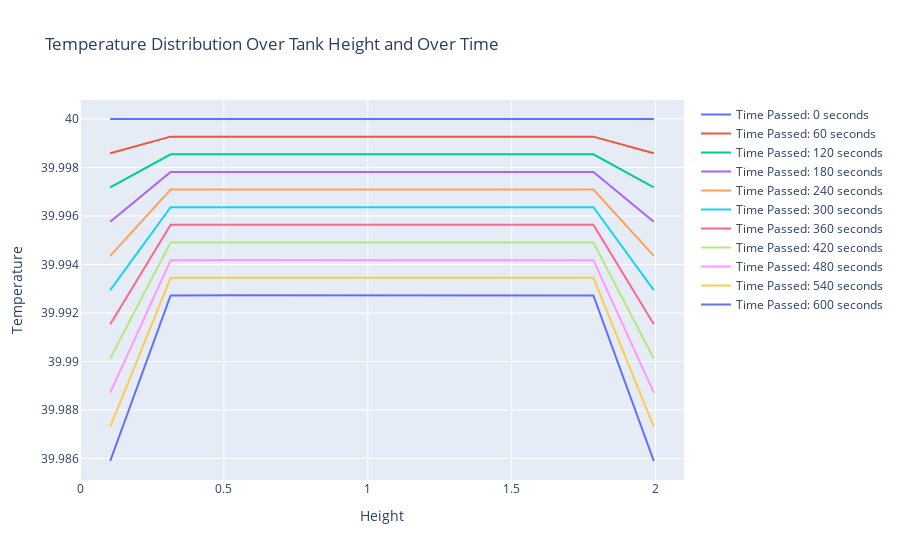
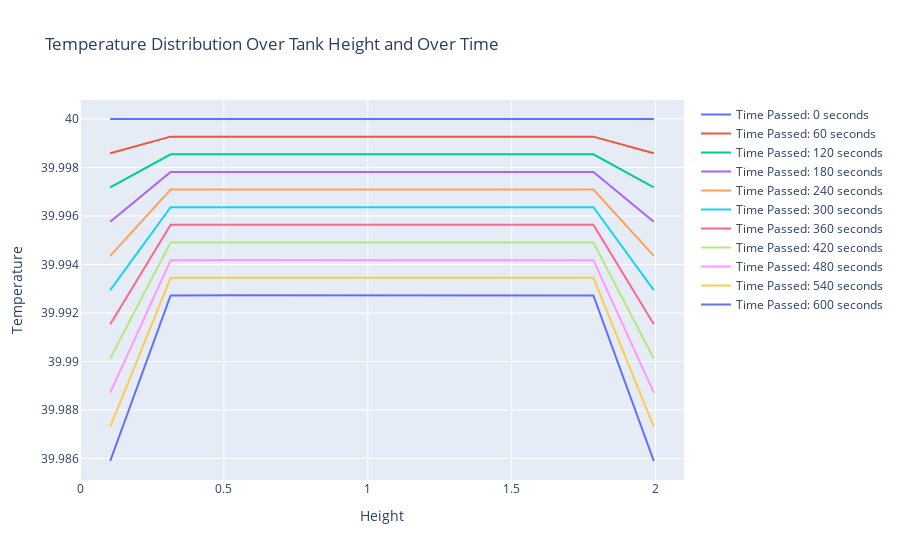

Source (notebook cell) for these figures, in order:
### Code cell
import numpy as np
import matplotlib.pyplot as plt
import plotly.graph_objects as go
import plotly.express as px

############### Definitons for the model
class HeatDistributionVector_model2:
    def __init__(self, alpha, beta_i, beta_bottom, beta_top, lambda_i, phi_i, z, T_a, T_initial, dt, Qdot, mdot, Tm):
        self.alpha = alpha                           # heat diffusivity
        self.beta_i = beta_i                         # heat loss coefficient to the ambient in the inner layers
        self.beta_bottom = beta_bottom               # heat loss coefficient to the ambient at the bottom layer (i=0)
        self.beta_top = beta_top                     # heat loss coefficient to the ambient at the top layer (i=-1)
        self.lambda_i = lambda_i                     # coefficient of the input heat
        self.phi_i = phi_i                           # coefficient of the input flow/stream
        
        self.z = z                                   # height of the tank
        self.num_layers = len(T_initial)             # number of layers (steps in space)
        self.dt = dt                                 # step size in time (time step)

        self.T_initial = np.array(T_initial)         # initial state of the temperatures along the tank [list] !!! Same lenght as num_layers
        self.T_a = T_a                               # ambient temperature outside of the tank
        self.Qdot= Qdot                              # vector conaining the Q_i of each layer
        self.mdot = mdot                             # vector conaining the streams flowing into /out of the tank mdot_i of each layer
        self.Tm = Tm                                 # vector containing the temperatures of the streams flowing in/out of the tank (each mdot_i has a Tm_i)

        
        self.dz = z / self.num_layers                # step size in space (delta z, height of a layer) is total height/number of layers, num_layers = how big the initial temperature vector is
        # Create a 
        self.heights = [i * self.dz + self.dz/2 for i in range(len(T_initial))]     # list representing the height of the tank for plotting the temperatures in the middle of each layer
  


 # definition of the solver for the temperature vector in the next time step       
    def vector_solve(self, num_steps):
        T_old = np.copy(self.T_initial)
        results = [T_old.copy()]                    # Store initial temperature array

        for _ in range(num_steps):

            T_new = np.copy(T_old)

            T_old_next = np.roll(T_old, -1)         # roll every i by -1 so that the "next" i is selected
            T_old_prev = np.roll(T_old, 1)          # roll every i by 1 so that the "previous" i is selected
            
            # Apply heat transfer equation for model 0
            T_new = (T_old
                      + (((self.alpha) * (T_old_next - (2*T_old) + T_old_prev) / (self.dz**2))  # diffusion between layers
                      + (self.beta_i * (self.T_a - T_old))                                      # losses to the ambient
                      + ((self.lambda_i/self.dz) * self.Qdot)                                   # indirect heat input (heat exchanger)
                      + ((self.phi_i/self.dz) * self.mdot * (self.Tm - T_old))                  # direct heat input (stream)
                      )* self.dt)
            
            # Boundary conditions
            T_new[0] = (T_old[0]
                         + (((self.alpha) * (T_old[1] - (2*T_old[0]) + T_old[0]) / (self.dz**2))
                         + ((self.beta_i + self.beta_bottom) * (self.T_a - T_old[0]))
                         + ((self.lambda_i/self.dz) * self.Qdot[0])
                         + ((self.phi_i/self.dz) * self.mdot[0] * (self.Tm[0] - T_old[0]))  
                         )* self.dt)        # heat loss through sides of the tank (beta_i) and through the floor (beta_bottom)
            
            T_new[-1] = (T_old[-1]
                          + (((self.alpha) * (T_old[-1] - (2*T_old[-1]) + T_old[-2]) / (self.dz**2))
                          + ((self.beta_i + self.beta_top)* (self.T_a - T_old[-1])) 
                          + ((self.lambda_i/self.dz) * self.Qdot[-1])
                          + ((self.phi_i/self.dz) * self.mdot[-1] * (self.Tm[-1] - T_old[-1]))
                          )* self.dt)       # heat loss through sides of the tank (beta_i) and through ceiling (beta_top)

            T_old = np.copy(T_new) # return the new temperature as old temperature for the next iteration

            results.append(T_old.copy())            # Store the updated temperature array fo later plot

        return T_old, results
     
 # check the stability of the model with the selected dt
    def stability_check(self):
        # check if the time step dt is small enough with CFL condition: dt <= (dz^2) / (2 * alpha)
        cfl_dt_max = (self.dz ** 2) / (2 * self.alpha)
        if self.dt > cfl_dt_max:
            print(f"Warning: Time step size dt {self.dt} exceeds CFL stability limit ({cfl_dt_max}).")
            sc = 1
        else:
            sc = 0
        return sc
    

# Plot the layer temperatures over the height for different times
def plot_results_height(results, heights):
    # Create traces for each time step
    traces = []
    for i, temp_array in enumerate(results):            # results in [time x layers] -> enumerate gives all values of one row for one index (column) -> all layers (row) at one time
        time_passed = dt * i                            # Calculate the time passed
        trace = go.Scatter(
            x=heights,                                      # X axis is the height of each layer
            y=temp_array,                               # Y axis is the temperatures in each layer
            mode='lines',
            name=f'Time Passed: {time_passed} seconds'   # Use calculated time in legend
        )
        traces.append(trace)

    # Create the plot layout
    layout = go.Layout(
        title='Temperature Distribution Over Tank Height and Over Time',
        xaxis=dict(title='Height', range=[0, z]),
        yaxis=dict(title='Temperature'),
    )

    # Create the figure and plot it
    fig = go.Figure(data=traces, layout=layout)
    fig.show()

# Plot the layer temperatures over time
def plot_results_time(results, heights, z):
    # Create traces for each layer
    traces = []
    for i, temp_array in enumerate(np.array(results).T):  # Transpose the results array to iterate over layers -> [layers x time] -> row is the temperature over time of one sensor
        time_passed = dt * i                            # Calculate the time passed
        trace = go.Scatter(
            x=np.arange(len(temp_array)),                 # X axis is the timeline (Time steps)
            y=temp_array,                                 # Y axis is the temperature of all layers in each time step    
            mode='lines',
            name=f'Layer {i}'                               # Layer number
        )
        traces.append(trace)

    # Create the plot layout
    layout = go.Layout(
        title='Temperature of Each Layer Over Time',
        xaxis=dict(title='Time Step'),
        yaxis=dict(title='Temperature'),
    )

    # Create the figure and plot it
    fig = go.Figure(data=traces, layout=layout)
    fig.show()



############### 
            
# initial temperature in the tank for each layer
# lenght of the selected T_zero defines the number of layers    
T_1 = np.array([10, 10, 10, 10, 10, 90, 90, 90, 90, 90]) 
T_2 = np.array([10, 20, 30, 60, 50, 90, 30, 0, 15, 20])
T_3 = [100, 80, 50, 60, 20, 50, 10, 20, 50, 80]
T_4 = np.array([100, 90, 80 ,70, 60, 50, 40, 30, 20, 10])
T_5 = [100, 10, 80 ,200, 60, 70, -10, 30, -10, 10]
T_6 = np.array([100, 100, 100, 100, 100, 100, 100, 100, 100, 100]) 
T_7 = np.array([65, 65, 65, 65, 65, 65, 65, 65, 65, 65]) # standard initial temperature
T_8 = np.full(10, 40)

T_a = 20                            # ambient temperature

# tank description
T_zero = T_8                        # initial temperature vector
z = 2.099                               # height of the tank [m]
dz = z / len(T_zero)                # height of the section (layer)
d = 0.79                             # diameter of the cross section [m]
P_i = np.pi * d                     # cross-sectional perimeter [m]
A_i = np.pi * (d/2)**2              # cross-sectional area [m²]


# material properties
alpha = 0.000000146                 # heat diffusivity of the fluid [m²/s]
rho = 998                           # density of the fluid [kg/m³]
cp =  4186                          # heat capacity of the fluid [J/kgK]
k_i = 0.5                           # thermal condunctance of the wall [W/m²K]

# indirect heat
lambda_i = (1/(A_i*rho*cp))         # coefficient of the input heat
Qdot0 = np.array([0, 0, 0, 0, 0, 0, 0, 0, 0, 0])
Qdot1 = np.array([0, 0, 0, 0, 0
                  
                  , 0, 0, 0, 0, 0])
Qdot = Qdot1

# direct heat
phi_i = (1/(A_i*rho))
mdot = np.array([0, 0, 0, 0, 0, 0, 0, 0, 0, 0])
Tm = np.full(10,70)


dt = 60                             # length of the time steps [s]
num_steps = 10                    # number of time steps to be made


# losses: Beta calculations
beta_i = (P_i*k_i)/(rho * cp * A_i) # coefficient of heat losses through the wall of the tank [1/s]
beta_top = (k_i/(rho * cp * dz))    # coefficient of heat losses through the ceiling of the tank [1/s]
beta_bottom = (k_i/(rho * cp * dz)) # coefficient of heat losses through the ground of the tank [1/s]

print("beta_i", beta_i)
print("beta_top", beta_top)
print("beta_bottom", beta_bottom)

qloss = 138.75
Uwert = (qloss)/((P_i*z + 2*A_i)*(65-20))
Uwert2 = (qloss)/((P_i*z + A_i)*(65-20))
print("U-wert", Uwert)
print("U-wert2", Uwert2)
print("defined k_i", k_i)

tank_vector = HeatDistributionVector_model2(alpha, beta_i, beta_bottom, beta_top, lambda_i, phi_i, z, T_a, T_zero, dt, Qdot, mdot, Tm)
stability = tank_vector.stability_check()

if (stability == 0):
    # Solve for the temperatures
    final_temperature, results = tank_vector.vector_solve(num_steps)
    # Plot the results
    plot_results_height(results, tank_vector.heights)
    #plot_results_time(results, tank_vector.heights, tank_vector.z)



tank_vector1 = HeatDistributionVector_model1(alpha, beta_i, beta_bottom, beta_top, z, T_a, T_zero, dt)
stability = tank_vector1.stability_check()

if (stability == 0):
    # Solve for the temperatures
    final_temperature, results = tank_vector1.vector_solve(num_steps)
    # Plot the results
    plot_results_height(results, tank_vector1.heights)
    #plot_results_time(results, tank_vector1.heights, tank_vector1.z)

### Figure 1 — Plotly figure (JSON) as saved in the notebook; plotly's stock layout.template omitted (floating-point values rounded to 4 significant figures)
{"data": [{"mode": "lines", "name": "Time Passed: 0 seconds", "type": "scatter", "x": [0.105, 0.3149, 0.5248, 0.7347, 0.9446, 1.154, 1.364, 1.574, 1.784, 1.994], "y": [40, 40, 40, 40, 40, 40, 40, 40, 40, 40]}, {"mode": "lines", "name": "Time Passed: 60 seconds", "type": "scatter", "x": [0.105, 0.3149, 0.5248, 0.7347, 0.9446, 1.154, 1.364, 1.574, 1.784, 1.994], "y": [40.0, 40.0, 40.0, 40.0, 40.0, 40.0, 40.0, 40.0, 40.0, 40.0]}, {"mode": "lines", "name": "Time Passed: 120 seconds", "type": "scatter", "x": [0.105, 0.3149, 0.5248, 0.7347, 0.9446, 1.154, 1.364, 1.574, 1.784, 1.994], "y": [40.0, 40.0, 40.0, 40.0, 40.0, 40.0, 40.0, 40.0, 40.0, 40.0]}, {"mode": "lines", "name": "Time Passed: 180 seconds", "type": "scatter", "x": [0.105, 0.3149, 0.5248, 0.7347, 0.9446, 1.154, 1.364, 1.574, 1.784, 1.994], "y": [40.0, 40.0, 40.0, 40.0, 40.0, 40.0, 40.0, 40.0, 40.0, 40.0]}, {"mode": "lines", "name": "Time Passed: 240 seconds", "type": "scatter", "x": [0.105, 0.3149, 0.5248, 0.7347, 0.9446, 1.154, 1.364, 1.574, 1.784, 1.994], "y": [39.99, 40.0, 40.0, 40.0, 40.0, 40.0, 40.0, 40.0, 40.0, 39.99]}, {"mode": "lines", "name": "Time Passed: 300 seconds", "type": "scatter", "x": [0.105, 0.3149, 0.5248, 0.7347, 0.9446, 1.154, 1.364, 1.574, 1.784, 1.994], "y": [39.99, 40.0, 40.0, 40.0, 40.0, 40.0, 40.0, 40.0, 40.0, 39.99]}, {"mode": "lines", "name": "Time Passed: 360 seconds", "type": "scatter", "x": [0.105, 0.3149, 0.5248, 0.7347, 0.9446, 1.154, 1.364, 1.574, 1.784, 1.994], "y": [39.99, 40.0, 40.0, 40.0, 40.0, 40.0, 40.0, 40.0, 40.0, 39.99]}, {"mode": "lines", "name": "Time Passed: 420 seconds", "type": "scatter", "x": [0.105, 0.3149, 0.5248, 0.7347, 0.9446, 1.154, 1.364, 1.574, 1.784, 1.994], "y": [39.99, 39.99, 39.99, 39.99, 39.99, 39.99, 39.99, 39.99, 39.99, 39.99]}, {"mode": "lines", "name": "Time Passed: 480 seconds", "type": "scatter", "x": [0.105, 0.3149, 0.5248, 0.7347, 0.9446, 1.154, 1.364, 1.574, 1.784, 1.994], "y": [39.99, 39.99, 39.99, 39.99, 39.99, 39.99, 39.99, 39.99, 39.99, 39.99]}, {"mode": "lines", "name": "Time Passed: 540 seconds", "type": "scatter", "x": [0.105, 0.3149, 0.5248, 0.7347, 0.9446, 1.154, 1.364, 1.574, 1.784, 1.994], "y": [39.99, 39.99, 39.99, 39.99, 39.99, 39.99, 39.99, 39.99, 39.99, 39.99]}, {"mode": "lines", "name": "Time Passed: 600 seconds", "type": "scatter", "x": [0.105, 0.3149, 0.5248, 0.7347, 0.9446, 1.154, 1.364, 1.574, 1.784, 1.994], "y": [39.99, 39.99, 39.99, 39.99, 39.99, 39.99, 39.99, 39.99, 39.99, 39.99]}], "layout": {"title": {"text": "Temperature Distribution Over Tank Height and Over Time"}, "xaxis": {"range": [0, 2.099], "title": {"text": "Height"}}, "yaxis": {"title": {"text": "Temperature"}}}}

### Figure 2 — Plotly figure (JSON) as saved in the notebook; plotly's stock layout.template omitted (floating-point values rounded to 4 significant figures)
{"data": [{"mode": "lines", "name": "Time Passed: 0 seconds", "type": "scatter", "x": [0.105, 0.3149, 0.5248, 0.7347, 0.9446, 1.154, 1.364, 1.574, 1.784, 1.994], "y": [40, 40, 40, 40, 40, 40, 40, 40, 40, 40]}, {"mode": "lines", "name": "Time Passed: 60 seconds", "type": "scatter", "x": [0.105, 0.3149, 0.5248, 0.7347, 0.9446, 1.154, 1.364, 1.574, 1.784, 1.994], "y": [40.0, 40.0, 40.0, 40.0, 40.0, 40.0, 40.0, 40.0, 40.0, 40.0]}, {"mode": "lines", "name": "Time Passed: 120 seconds", "type": "scatter", "x": [0.105, 0.3149, 0.5248, 0.7347, 0.9446, 1.154, 1.364, 1.574, 1.784, 1.994], "y": [40.0, 40.0, 40.0, 40.0, 40.0, 40.0, 40.0, 40.0, 40.0, 40.0]}, {"mode": "lines", "name": "Time Passed: 180 seconds", "type": "scatter", "x": [0.105, 0.3149, 0.5248, 0.7347, 0.9446, 1.154, 1.364, 1.574, 1.784, 1.994], "y": [40.0, 40.0, 40.0, 40.0, 40.0, 40.0, 40.0, 40.0, 40.0, 40.0]}, {"mode": "lines", "name": "Time Passed: 240 seconds", "type": "scatter", "x": [0.105, 0.3149, 0.5248, 0.7347, 0.9446, 1.154, 1.364, 1.574, 1.784, 1.994], "y": [39.99, 40.0, 40.0, 40.0, 40.0, 40.0, 40.0, 40.0, 40.0, 39.99]}, {"mode": "lines", "name": "Time Passed: 300 seconds", "type": "scatter", "x": [0.105, 0.3149, 0.5248, 0.7347, 0.9446, 1.154, 1.364, 1.574, 1.784, 1.994], "y": [39.99, 40.0, 40.0, 40.0, 40.0, 40.0, 40.0, 40.0, 40.0, 39.99]}, {"mode": "lines", "name": "Time Passed: 360 seconds", "type": "scatter", "x": [0.105, 0.3149, 0.5248, 0.7347, 0.9446, 1.154, 1.364, 1.574, 1.784, 1.994], "y": [39.99, 40.0, 40.0, 40.0, 40.0, 40.0, 40.0, 40.0, 40.0, 39.99]}, {"mode": "lines", "name": "Time Passed: 420 seconds", "type": "scatter", "x": [0.105, 0.3149, 0.5248, 0.7347, 0.9446, 1.154, 1.364, 1.574, 1.784, 1.994], "y": [39.99, 39.99, 39.99, 39.99, 39.99, 39.99, 39.99, 39.99, 39.99, 39.99]}, {"mode": "lines", "name": "Time Passed: 480 seconds", "type": "scatter", "x": [0.105, 0.3149, 0.5248, 0.7347, 0.9446, 1.154, 1.364, 1.574, 1.784, 1.994], "y": [39.99, 39.99, 39.99, 39.99, 39.99, 39.99, 39.99, 39.99, 39.99, 39.99]}, {"mode": "lines", "name": "Time Passed: 540 seconds", "type": "scatter", "x": [0.105, 0.3149, 0.5248, 0.7347, 0.9446, 1.154, 1.364, 1.574, 1.784, 1.994], "y": [39.99, 39.99, 39.99, 39.99, 39.99, 39.99, 39.99, 39.99, 39.99, 39.99]}, {"mode": "lines", "name": "Time Passed: 600 seconds", "type": "scatter", "x": [0.105, 0.3149, 0.5248, 0.7347, 0.9446, 1.154, 1.364, 1.574, 1.784, 1.994], "y": [39.99, 39.99, 39.99, 39.99, 39.99, 39.99, 39.99, 39.99, 39.99, 39.99]}], "layout": {"title": {"text": "Temperature Distribution Over Tank Height and Over Time"}, "xaxis": {"range": [0, 2.099], "title": {"text": "Height"}}, "yaxis": {"title": {"text": "Temperature"}}}}
